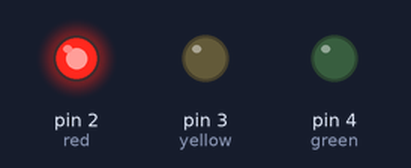
Recording of a sketch running on a simulated Arduino Uno, built with avr-gcc and run on an emulated ATmega328P. Shown: output pins drawn as LEDs (lit = HIGH).

Above: at 1.5 s.
At 6.0 s:
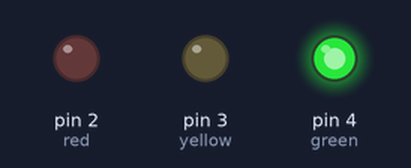
At 8.7 s:
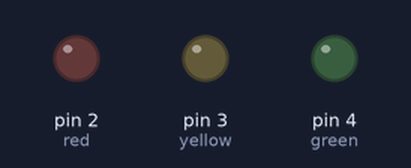
At 11.2 s:
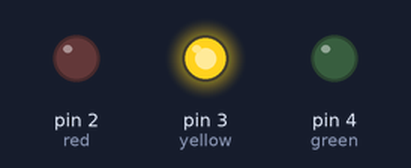
Timing chart, 0 to 15.6 s (numbered marks = the images above):
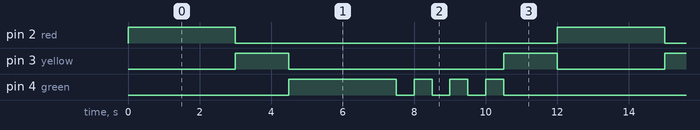

The sketch:

01.ino
```cpp
// trafic light
//
int red = 2;
int yellow = 3;
int green = 4;
void setup()
{
  pinMode(red, OUTPUT);
  pinMode(yellow, OUTPUT);
  pinMode(green, OUTPUT);
}

void SwitchLight(int led,int time)
{
  digitalWrite(led, HIGH);
    delay(time);
    digitalWrite(led, LOW);
}

void ToggleLight(int led, int time)
{
  for (int i =1; i<4; i++)
  {
    delay(time);
    digitalWrite(led, HIGH);
    delay(time);
    digitalWrite(led, LOW);
  }
}

void loop()
{
  SwitchLight(red, 3000);
  SwitchLight (yellow, 1500);
  SwitchLight (green, 3000);
  ToggleLight(green,500);
  SwitchLight (yellow, 1500);
}
```

Measured:
- by itself, pin 2 (red): alternates HIGH for 3.0 s and LOW for 9.0 s
- by itself, pin 3 (yellow): repeats every 12.0 s: LOW 6.0 s, HIGH 1.5 s, LOW 3.0 s, HIGH 1.5 s
- by itself, pin 4 (green): repeats every 12.0 s: 3 × (LOW 0.50 s, HIGH 0.50 s), LOW 6.0 s, HIGH 3.0 s
